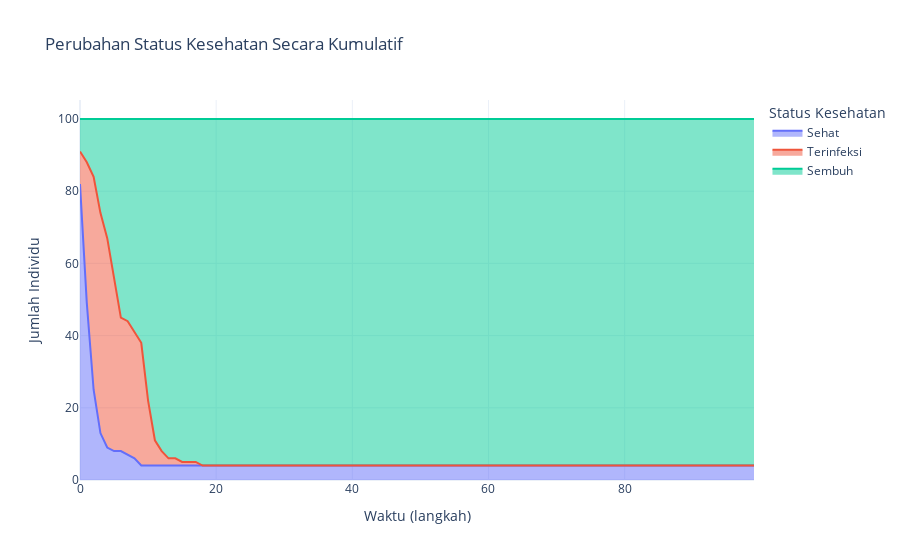

The code cell stored with this chart in its notebook:
### Code cell
# Visualization 3: Area chart for cumulative trends
fig3 = px.area(
    model_data,
    x=model_data.index,
    y=["Sehat", "Terinfeksi", "Sembuh"],
    title="Perubahan Status Kesehatan Secara Kumulatif",
    labels={"index": "Waktu (langkah)", "value": "Jumlah Individu", "variable": "Status Kesehatan"},
    template="plotly_white"
)
fig3.show()

### Figure 1 — Plotly figure (JSON) as saved in the notebook; plotly's stock layout.template omitted (floating-point values rounded to 4 significant figures)
{"data": [{"fillpattern": {"shape": ""}, "hovertemplate": "Status Kesehatan=Sehat<br>Waktu (langkah)=%{x}<br>Jumlah Individu=%{y}<extra></extra>", "legendgroup": "Sehat", "line": {"color": "#636efa"}, "marker": {"symbol": "circle"}, "mode": "lines", "name": "Sehat", "orientation": "v", "showlegend": true, "stackgroup": "1", "type": "scatter", "x": [0, 1, 2, 3, 4, 5, 6, 7, 8, 9, 10, 11, 12, 13, 14, 15, 16, 17, 18, 19, 20, 21, 22, 23, 24, 25, 26, 27, 28, 29, 30, 31, 32, 33, 34, 35, 36, 37, 38, 39, 40, 41, 42, 43, 44, 45, 46, 47, 48, 49, 50, 51, 52, 53, 54, 55, 56, 57, 58, 59, 60, 61, 62, 63, 64, 65, 66, 67, 68, 69, 70, 71, 72, 73, 74, 75, 76, 77, 78, 79, 80, 81, 82, 83, 84, 85, 86, 87, 88, 89, 90, 91, 92, 93, 94, 95, 96, 97, 98, 99], "xaxis": "x", "y": [82, 49, 25, 13, 9, 8, 8, 7, 6, 4, 4, 4, 4, 4, 4, 4, 4, 4, 4, 4, 4, 4, 4, 4, 4, 4, 4, 4, 4, 4, 4, 4, 4, 4, 4, 4, 4, 4, 4, 4, 4, 4, 4, 4, 4, 4, 4, 4, 4, 4, 4, 4, 4, 4, 4, 4, 4, 4, 4, 4, 4, 4, 4, 4, 4, 4, 4, 4, 4, 4, 4, 4, 4, 4, 4, 4, 4, 4, 4, 4, 4, 4, 4, 4, 4, 4, 4, 4, 4, 4, 4, 4, 4, 4, 4, 4, 4, 4, 4, 4], "yaxis": "y"}, {"fillpattern": {"shape": ""}, "hovertemplate": "Status Kesehatan=Terinfeksi<br>Waktu (langkah)=%{x}<br>Jumlah Individu=%{y}<extra></extra>", "legendgroup": "Terinfeksi", "line": {"color": "#EF553B"}, "marker": {"symbol": "circle"}, "mode": "lines", "name": "Terinfeksi", "orientation": "v", "showlegend": true, "stackgroup": "1", "type": "scatter", "x": [0, 1, 2, 3, 4, 5, 6, 7, 8, 9, 10, 11, 12, 13, 14, 15, 16, 17, 18, 19, 20, 21, 22, 23, 24, 25, 26, 27, 28, 29, 30, 31, 32, 33, 34, 35, 36, 37, 38, 39, 40, 41, 42, 43, 44, 45, 46, 47, 48, 49, 50, 51, 52, 53, 54, 55, 56, 57, 58, 59, 60, 61, 62, 63, 64, 65, 66, 67, 68, 69, 70, 71, 72, 73, 74, 75, 76, 77, 78, 79, 80, 81, 82, 83, 84, 85, 86, 87, 88, 89, 90, 91, 92, 93, 94, 95, 96, 97, 98, 99], "xaxis": "x", "y": [9, 39, 59, 61, 58, 48, 37, 37, 35, 34, 18, 7, 4, 2, 2, 1, 1, 1, 0, 0, 0, 0, 0, 0, 0, 0, 0, 0, 0, 0, 0, 0, 0, 0, 0, 0, 0, 0, 0, 0, 0, 0, 0, 0, 0, 0, 0, 0, 0, 0, 0, 0, 0, 0, 0, 0, 0, 0, 0, 0, 0, 0, 0, 0, 0, 0, 0, 0, 0, 0, 0, 0, 0, 0, 0, 0, 0, 0, 0, 0, 0, 0, 0, 0, 0, 0, 0, 0, 0, 0, 0, 0, 0, 0, 0, 0, 0, 0, 0, 0], "yaxis": "y"}, {"fillpattern": {"shape": ""}, "hovertemplate": "Status Kesehatan=Sembuh<br>Waktu (langkah)=%{x}<br>Jumlah Individu=%{y}<extra></extra>", "legendgroup": "Sembuh", "line": {"color": "#00cc96"}, "marker": {"symbol": "circle"}, "mode": "lines", "name": "Sembuh", "orientation": "v", "showlegend": true, "stackgroup": "1", "type": "scatter", "x": [0, 1, 2, 3, 4, 5, 6, 7, 8, 9, 10, 11, 12, 13, 14, 15, 16, 17, 18, 19, 20, 21, 22, 23, 24, 25, 26, 27, 28, 29, 30, 31, 32, 33, 34, 35, 36, 37, 38, 39, 40, 41, 42, 43, 44, 45, 46, 47, 48, 49, 50, 51, 52, 53, 54, 55, 56, 57, 58, 59, 60, 61, 62, 63, 64, 65, 66, 67, 68, 69, 70, 71, 72, 73, 74, 75, 76, 77, 78, 79, 80, 81, 82, 83, 84, 85, 86, 87, 88, 89, 90, 91, 92, 93, 94, 95, 96, 97, 98, 99], "xaxis": "x", "y": [9, 12, 16, 26, 33, 44, 55, 56, 59, 62, 78, 89, 92, 94, 94, 95, 95, 95, 96, 96, 96, 96, 96, 96, 96, 96, 96, 96, 96, 96, 96, 96, 96, 96, 96, 96, 96, 96, 96, 96, 96, 96, 96, 96, 96, 96, 96, 96, 96, 96, 96, 96, 96, 96, 96, 96, 96, 96, 96, 96, 96, 96, 96, 96, 96, 96, 96, 96, 96, 96, 96, 96, 96, 96, 96, 96, 96, 96, 96, 96, 96, 96, 96, 96, 96, 96, 96, 96, 96, 96, 96, 96, 96, 96, 96, 96, 96, 96, 96, 96], "yaxis": "y"}], "layout": {"legend": {"title": {"text": "Status Kesehatan"}, "tracegroupgap": 0}, "title": {"text": "Perubahan Status Kesehatan Secara Kumulatif"}, "xaxis": {"anchor": "y", "domain": [0, 1], "title": {"text": "Waktu (langkah)"}}, "yaxis": {"anchor": "x", "domain": [0, 1], "title": {"text": "Jumlah Individu"}}}}
